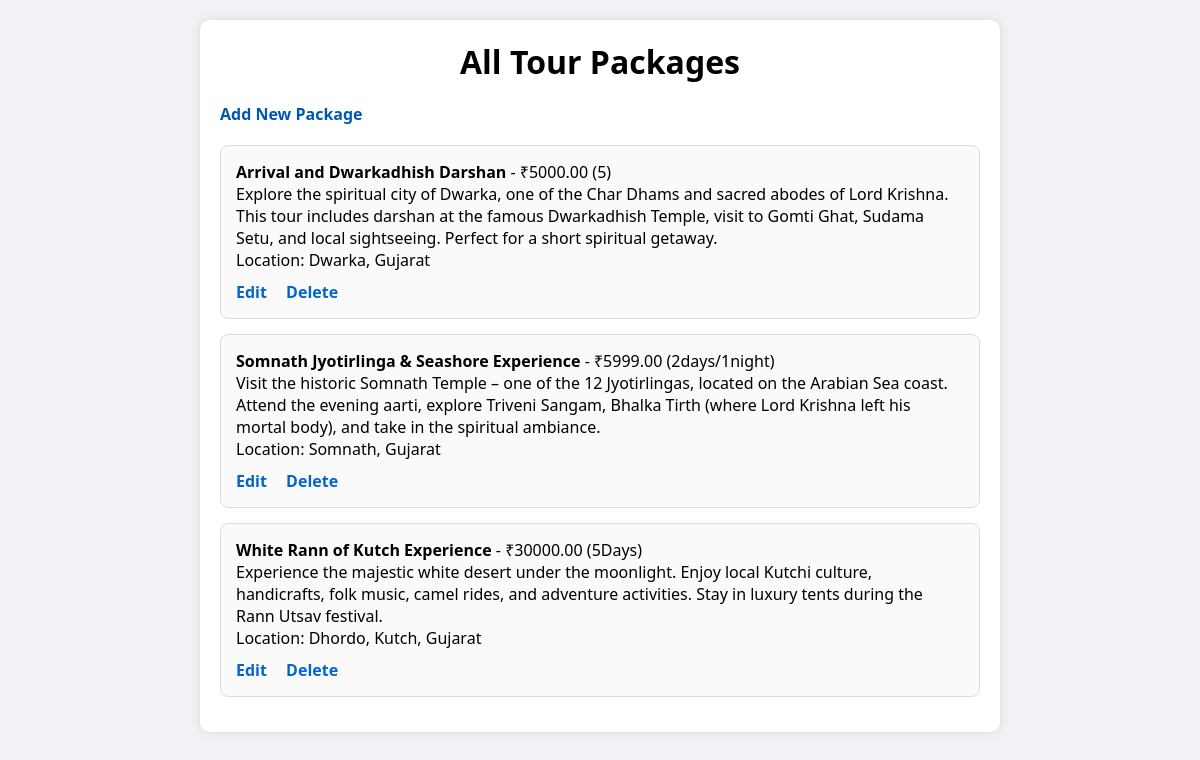
Page /packages/ on the earlier database version.
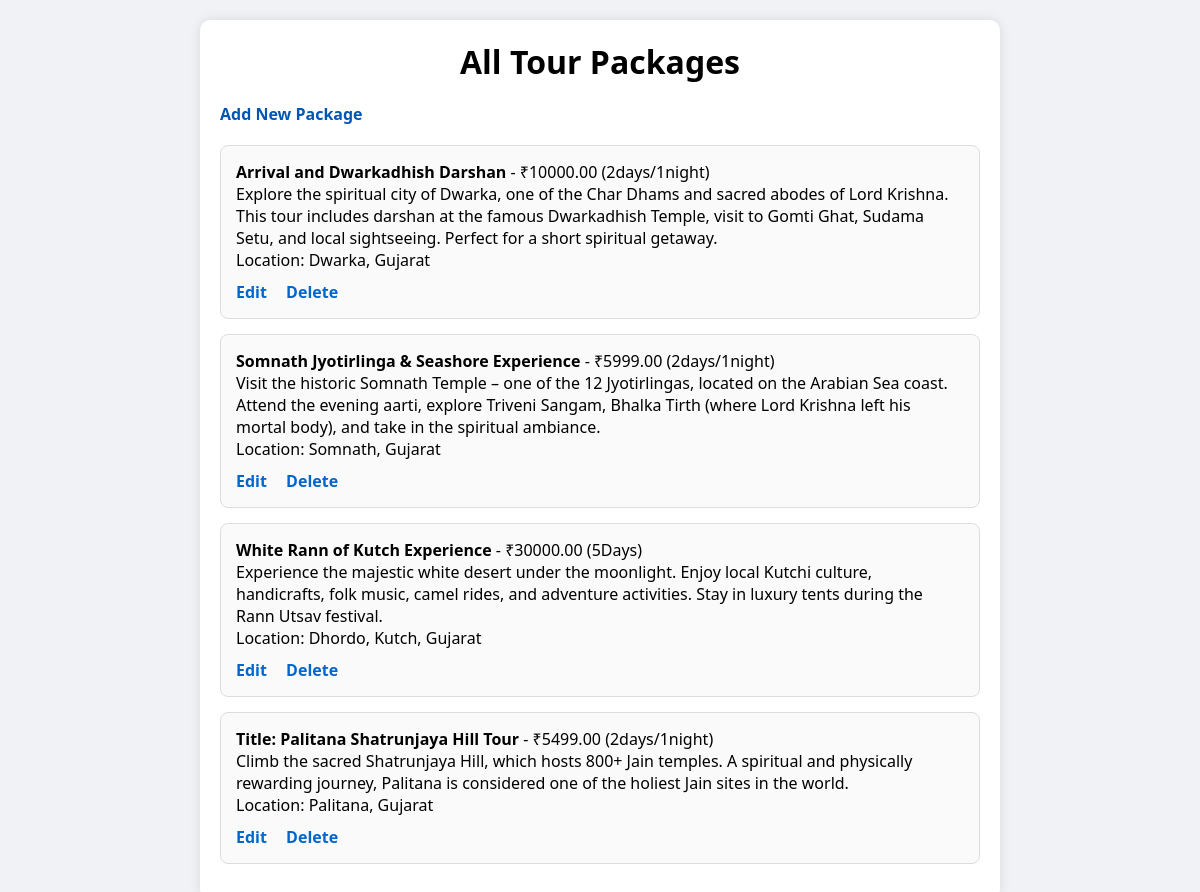
Same page on the later database version.
### tourApp/models.py (models this page shows, shortened)
class TourPackage(models.Model):
    title = models.CharField(max_length=200)
    description = models.TextField()
    price = models.DecimalField(max_digits=10, decimal_places=2)
    duration = models.CharField(max_length=100)
    location = models.CharField(max_length=200)
    featured_image = models.ImageField(upload_to='tour_images/')

### tourApp/views.py (the view)
# urls.py: path('packages/', views.view_packages, name='view_packages'),
def view_packages(request):
    packages = TourPackage.objects.all()
    return render(request, 'tourApp/package_list.html', {'packages': packages})

### templates/tourApp/package_list.html (shortened to what this page needs)
{% load static %}
<!DOCTYPE html>
<html>
<head>
    <link rel="stylesheet" type="text/css" href="{% static 'style.css' %}">
</head>
<body>
    <div class="container">
        <h1>All Tour Packages</h1>
        <a class="add-link" href="{% url 'add_package' %}">Add New Package</a>
        {% for pkg in packages %}
        <div class="package-card">
            <strong>{{ pkg.title }}</strong> - ₹{{ pkg.price }} ({{ pkg.duration }})<br>
            {{ pkg.description }}<br>
            Location: {{ pkg.location }}
            <div class="actions">
                <a href="{% url 'edit_package' pkg.id %}">Edit</a>
                <a href="{% url 'delete_package' pkg.id %}">Delete</a>
            </div>
        </div>
        {% endfor %}
    </div>
</body>
</html>

Differences in the rows shown:
changed TourPackage "Arrival and Dwarkadhish Darshan": price "5000.00" → "10000.00"; duration "5" → "2days/1night"
added TourPackage: title "Title: Palitana Shatrunjaya Hill Tour", price "5499.00", duration "2days/1night", description "Climb the sacred Shatrunjaya Hill, which hosts 800+ Jain temples. A spiritual and physically rewarding journey, Palitana is considered one of the holiest Jain sites in the world.", location "Palitana, Gujarat"
